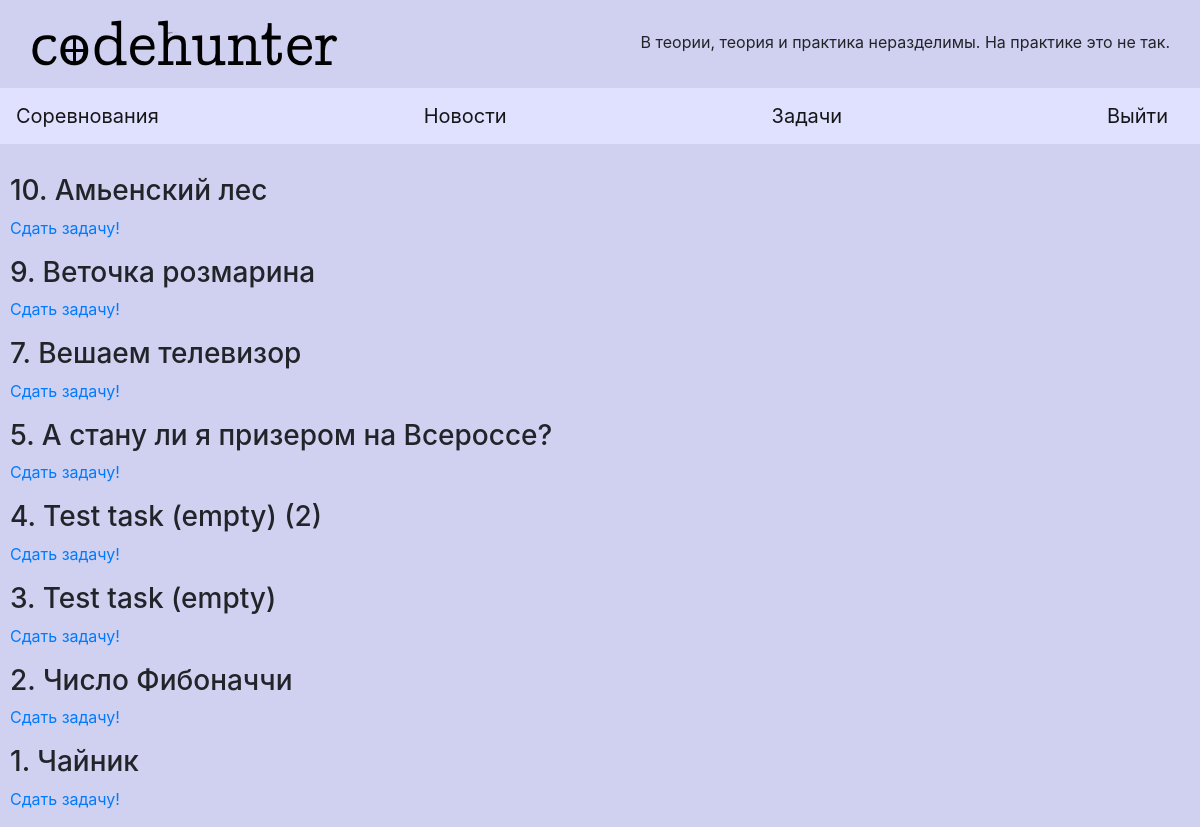
The page /problems (signed in) on the database its author committed.
### database.py (models this page shows)
class ProblemItself(db.Model):
    id = db.Column(db.Integer, primary_key=True)
    title = db.Column(db.String(100), unique=False, nullable=False)
    statement = db.Column(db.String(5000), unique=False, nullable=False)
    public = db.Column(db.Boolean, unique=False, nullable=False)

### flask_app.py (the view)
@app.route('/problems', methods=['GET'])
def get_problems():
    if not 'username' in session:
        return redirect('/login')
    elif session['admin']:
        problems = ProblemItself.query.all()
        return render_template('problems.html', problems=sorted(problems,
                                key=lambda item: item.id, reverse=True))
    else:
        problems_public = db.session.query(Arrangement, Contest).filter(Contest.time_end < datetime.now()).all()
        problems_public.sort(key=lambda item: item.Arrangement.task_id, reverse=True)
        problems_public = [item.Arrangement.task_id for item in problems_public]
        problems = ProblemItself.query.filter((ProblemItself.id.in_(problems_public)) | (ProblemItself.public.is_(True))).all()
        problems.sort(key=lambda item: item.id, reverse=True)
    return render_template('problems.html', problems=problems)

### templates/problems.html
{% extends "base.html" %}
{% block content %}
    {% for item in problems %}
    	<p>
        <h3>{{item.id}}. {{item.title}}</h3>
        <div class="panel panel-default">
  		<div class="panel-body"><a href="problems/{{item['id']}}">Сдать задачу!</a></div>
		</div>
    	</p>
    {% endfor %}
 {% endblock %}

### rows shown on the page
ProblemItself: id "10", title "Амьенский лес"
ProblemItself: id "9", title "Веточка розмарина"
ProblemItself: id "7", title "Вешаем телевизор"
ProblemItself: id "5", title "А стану ли я призером на Всероссе?"
ProblemItself: id "4", title "Test task (empty) (2)"
ProblemItself: id "3", title "Test task (empty)"
ProblemItself: id "2", title "Число Фибоначчи"
ProblemItself: id "1", title "Чайник"
